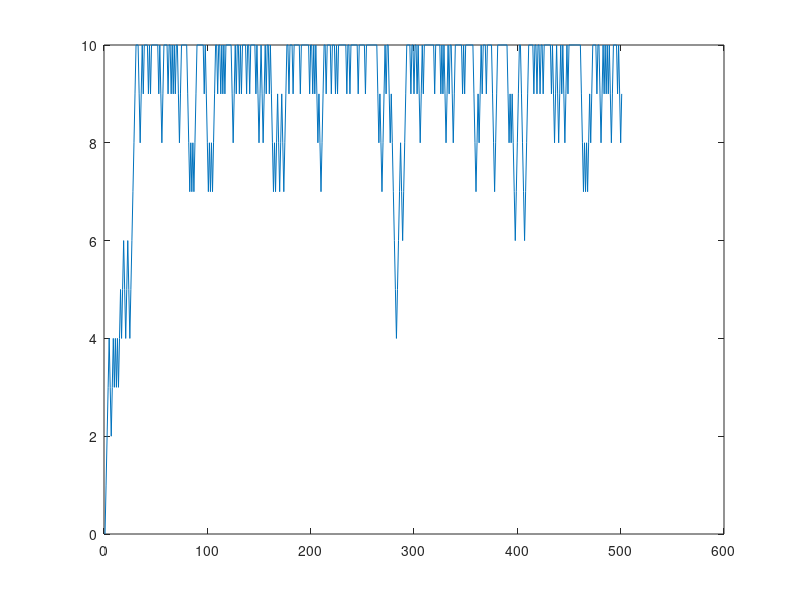

Source code (MATLAB):
critical_p = 0.7;
test_time = 500;

stack = zeros(1,test_time);

for i=2:test_time+1
   if critical_p > rand()
       stack_t = stack(i-1) + 1;
       stack_t = min(stack_t,10);
   else
       stack_t = stack(i-1) - 1;
       stack_t = max(stack_t,0);
   end
   
   stack(i) = stack_t;
end

plot(stack)